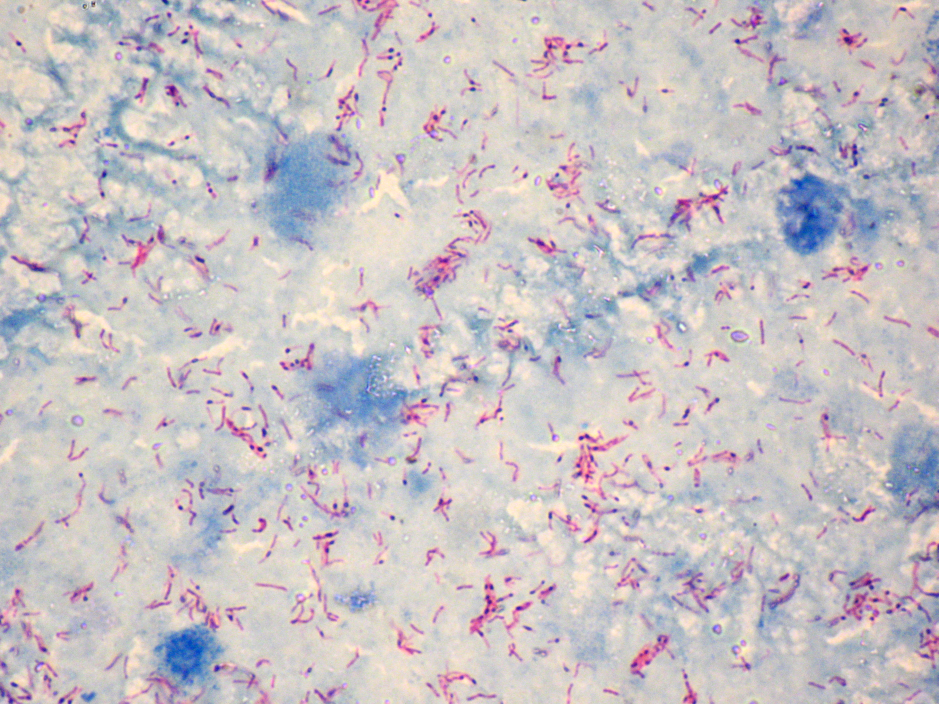
#> input picture datasets/test/test2.png, 2816 x 2112 px, found by its file name (shown at 1/3 size); its folder holds 5 pictures in this run
$ python object_classifier.py ../datasets/test/Tb_UFAM_CFAAD1_1.JPG   (Python 2 division)
#> lines starting #> are read from the running program, lines starting #| are printed output that depends on the picture; after the words box and inside, x2 and y2 are one past the last pixel; in counts of white or black regions, pixels touching at a corner belong together
#> in predict_and_bound, image is the input picture: shape (2112, 2816, 3); mean B, G, R 197, 193.6, 200
### object_classifier/image_modifiers.py
import cv2
import numpy as np

from utils.utils import PIXEL_CLASSIFIER_TEST_INPUT


def denoise_image(image):
    denoised_image = cv2.fastNlMeansDenoisingColored(image, None, 10, 10, 7, 21)
    cv2.imwrite(PIXEL_CLASSIFIER_TEST_INPUT + "denoised_image_.png", denoised_image)
    return denoised_image


def sharpen_image(image):
    kernel = np.array([ [-1,-1,-1], [-1, 9, -1], [-1, -1, -1] ])
    res = cv2.filter2D(image, -1, kernel)
    cv2.imwrite(PIXEL_CLASSIFIER_TEST_INPUT + "sharpened_.jpg", res)
    return res


def adaptive_threshold(image):
    gray = cv2.cvtColor(image, cv2.COLOR_BGR2GRAY)
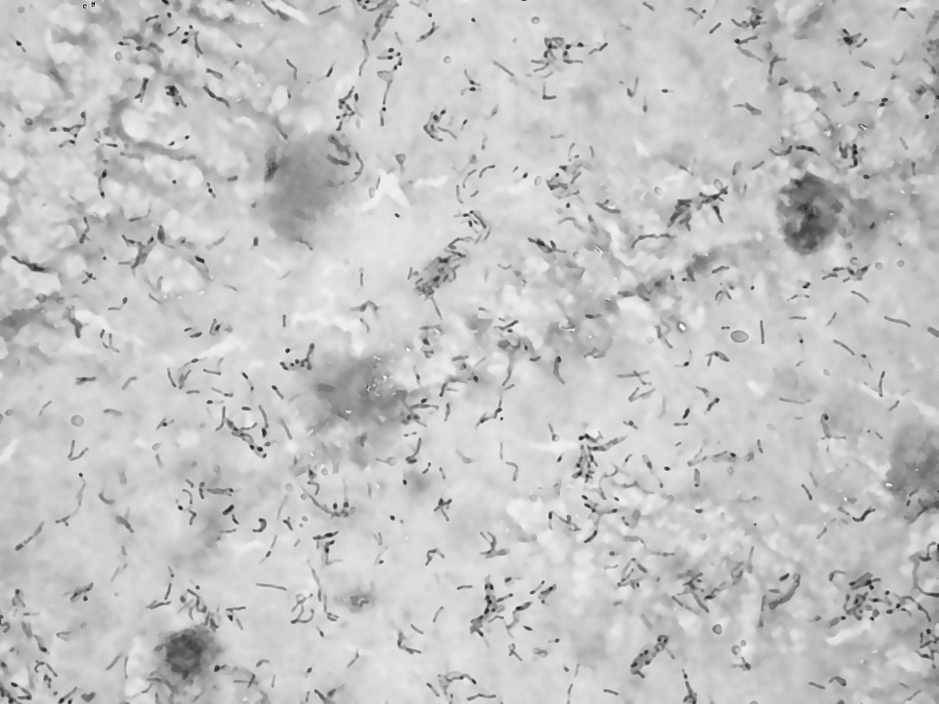
#> gray: shape (2112, 2816) (shown at 1/3 size); min 0, max 255, mean 196
    thresh = cv2.adaptiveThreshold(gray, 255, cv2.ADAPTIVE_THRESH_GAUSSIAN_C, cv2.THRESH_BINARY_INV, 25, 12)
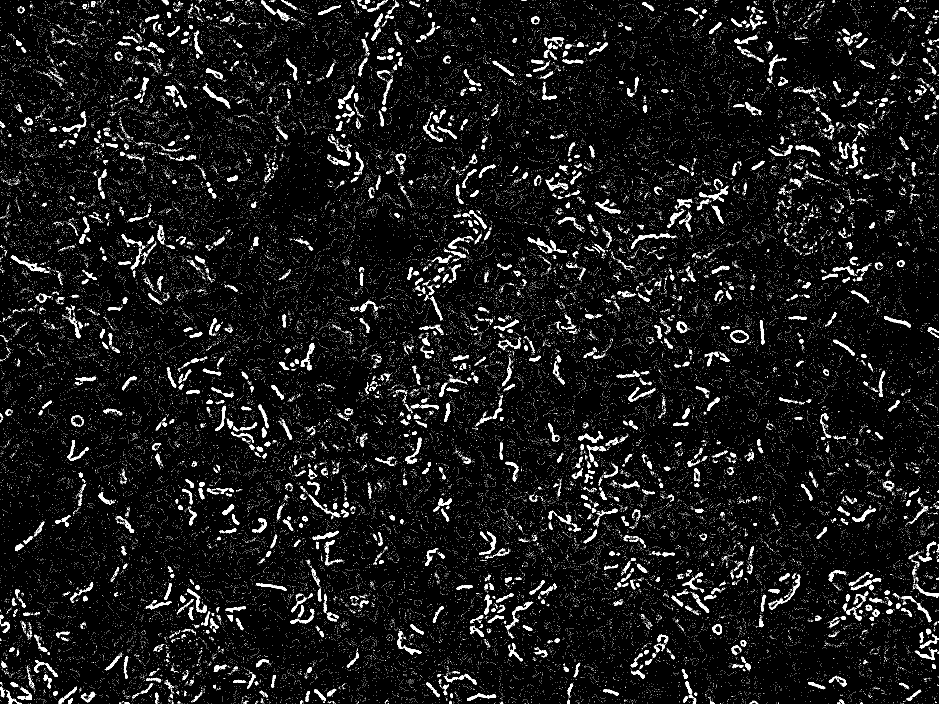
#> thresh: shape (2112, 2816) (shown at 1/3 size); 5% white; 73712 white regions (72267 under 20 px), largest, box (x1, y1, x2, y2) and area: (32, 766, 136, 814) 952, (609, 257, 691, 323) 849, (561, 1766, 621, 1839) 786
    kernel_opening = np.ones((3, 3), np.uint8)
    opening = cv2.morphologyEx(thresh, cv2.MORPH_OPEN, kernel_opening)
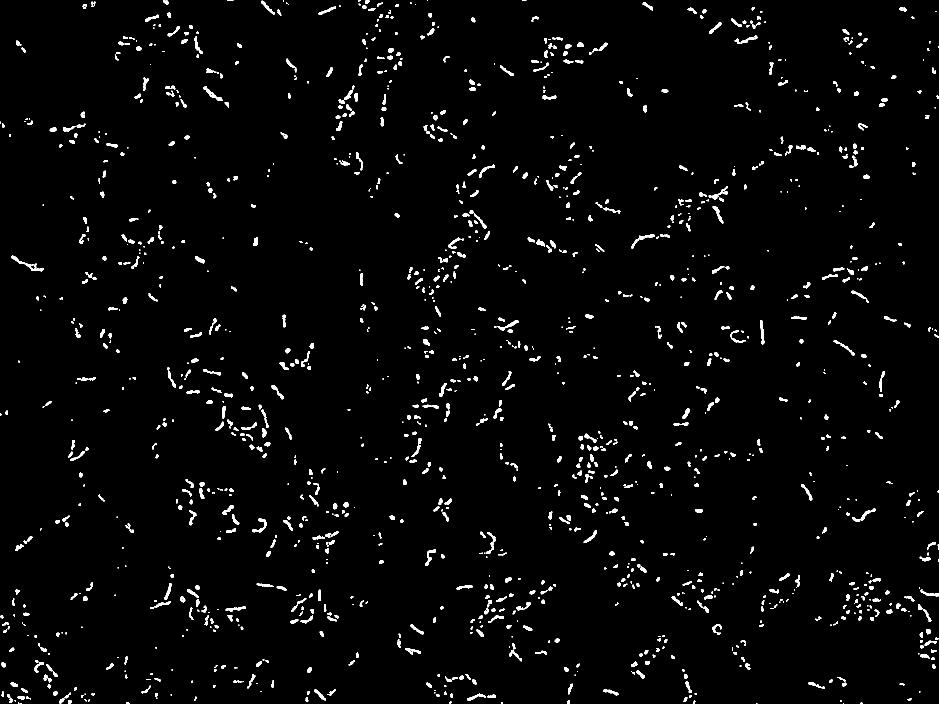
#> opening: shape (2112, 2816) (shown at 1/3 size); 2.2% white; 1606 white regions (406 under 20 px), largest, box (x1, y1, x2, y2) and area: (609, 259, 667, 303) 586, (1893, 704, 1964, 746) 578, (33, 767, 109, 813) 569
    kernel_closing = np.ones((5, 5), np.uint8)
    closing = cv2.morphologyEx(opening, cv2.MORPH_CLOSE, kernel_closing)
#> closing: shape (2112, 2816); 2.3% white; 1293 white regions (232 under 20 px)
    return closing


def region_of_interest(image):
    contours, hierarchy = cv2.findContours(image, cv2.RETR_TREE, cv2.CHAIN_APPROX_SIMPLE)
#> contours = 1295 contours, 349 with area under 20; largest, box (x1, y1, x2, y2) and area: (33, 767, 132, 814) 861, (609, 259, 667, 303) 542, (2557, 1526, 2626, 1565) 507, (1893, 704, 1964, 746) 500, (2126, 558, 2184, 599) 494
    bounded_rectangles = []
    for i in xrange(len(contours)):
        cnt = contours[i]
        x, y, w, h = cv2.boundingRect(cnt)
        nx = x-5 if x > 5 else 0
        ny = y-5 if y > 5 else 0
        nw = w+10 if nx + w + 10 < image.shape[1] else image.shape[1]-1
        nh = h+10 if ny + h + 10 < image.shape[0] else image.shape[0]-1
        rect = (nx, ny, nw,  nh)
        bounded_rectangles.append(rect)
        # print x,y,w,h
        cv2.rectangle(image, (nx, ny), (nx+nw, ny+nh), (255, 255, 255), 2)
#> this loop made 1295 passes
#> (x, y, w, h, nx, ny, nw, nh) on passes 3 to 5: (2582, 2108, 6, 4, 2577, 2103, 16, 2111), (54, 2108, 12, 4, 49, 2103, 22, 2111), (1503, 2107, 6, 5, 1498, 2102, 16, 2111)
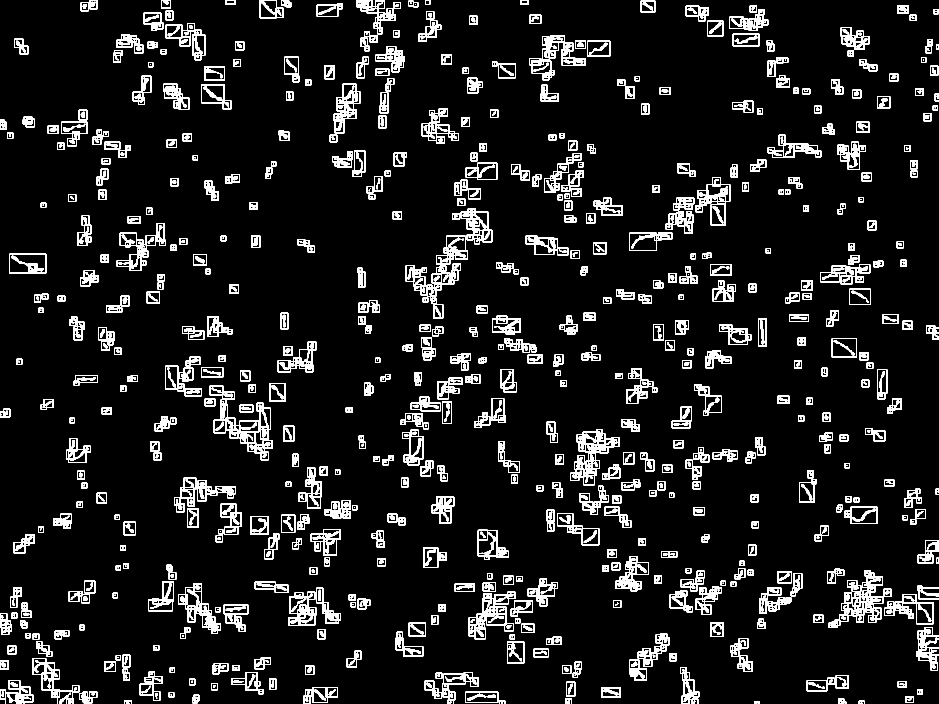
#> image: shape (2112, 2816) (shown at 1/3 size); 7.8% white; 1259 white regions (118 under 20 px), largest, box (x1, y1, x2, y2) and area: (628, 1157, 818, 1381) 7107, (1710, 1287, 1859, 1456) 7068, (2485, 1711, 2650, 1884) 6830
#> after the loop, bounded_rectangles = 1295 items, first 6: (2524, 2105, 13, 2111), (2264, 2105, 13, 2111), (2577, 2103, 16, 2111), (49, 2103, 22, 2111), (1498, 2102, 16, 2111), (373, 2102, 21, 2111)
    cv2.imwrite(PIXEL_CLASSIFIER_TEST_INPUT + "rectangle_.png", image)
    return bounded_rectangles

### utils/utils.py
import cv2
import csv
import logging

DATA_SET_DIR = "/home/mohit/Classification-of-Mycobaterial-tuberculosis/datasets/"

DATA_SET_TRAIN = DATA_SET_DIR + "train/"

DATA_SET_TRAIN_POSITIVE = DATA_SET_TRAIN + "batch_positive/"
DATA_SET_TRAIN_NEGATIVE = DATA_SET_TRAIN + "batch_negative/"

DATA_SET_TRAIN_POSITIVE_ = DATA_SET_TRAIN + "positive/"
DATA_SET_TRAIN_NEGATIVE_ = DATA_SET_TRAIN + "negative/"

PIXEL_CLASSIFIER_TEST_INPUT = DATA_SET_DIR + "test/"

TEST_FILE_1 = "test1.png"
LARGE_TEST_FILE = "test2.png"

INF_COMPACTNESS_VALUE = 10.0

FEATURES_LOCATION = "/home/mohit/Classification-of-Mycobaterial-tuberculosis/features.csv"
FEATURES_ORDER = ["compactness", "eccentricity", "nu11", "nu12", "nu21", "nu02", "nu20", "nu03", "nu30"]


# [13 lines left out: function save_features_in_csv, not called in this run]


def get_largest_contour(image):
    image_gray = cv2.cvtColor(image, cv2.COLOR_BGR2GRAY)
    ret, thresh = cv2.threshold(image_gray, 150, 255, 0)
    contours, hierarchy = cv2.findContours(thresh, cv2.RETR_TREE, cv2.CHAIN_APPROX_SIMPLE)
    max_area = 0
    max_index = 0
    for contour_index in range(len(contours)):
        contour_area = cv2.contourArea(contours[contour_index])
        if contour_area > max_area and len(contours) >= 5:
            max_area = contour_area
            max_index = contour_index
    if len(contours) > 0:
        return contours[max_index]
    else:
        return None


def get_contour_area(contour):
    return cv2.contourArea(contour=contour)


def get_contour_arch_length(contour):
    return cv2.arcLength(contour, closed=True)


def get_eccentricity(contour):
    ellipse = cv2.fitEllipse(contour)
    b = ellipse[1][0]
    a = ellipse[1][1]
    return (1 - (b**2/a**2))**0.5


def get_contour_moments(contour):
    moments = cv2.moments(contour)
    norm_moments = {}
    for key in moments:
        if 'nu' in key:
            norm_moments[key] = moments[key]
    return norm_moments


def get_features_labels_from_csv():
    features = []
    labels = []
    with open(FEATURES_LOCATION, 'rb') as f:
        reader = csv.reader(f)
        for row in reader:
            labels.append(row[-1])
            row = row[:-1]
            features_tuple = []
            for feature in row:
                features_tuple.append(float(feature))
            features.append(features_tuple)
        f.close()
    return features, labels

### data_processor/feature_extractor.py
import os
from PIL import Image
import cv2
import logging

from utils.utils import DATA_SET_TRAIN_POSITIVE_, DATA_SET_TRAIN_NEGATIVE_, FEATURES_LOCATION, save_features_in_csv, \
    get_largest_contour, get_contour_arch_length, get_contour_area, get_eccentricity, get_contour_moments, \
    INF_COMPACTNESS_VALUE


def get_features_from_image(image):
    """
    Return features of the largest contour (Assuming it will be the bacteria in this image or background.
    :param image: Input image.
    :return: list of features.
    """
    largest_contour = get_largest_contour(image)
    if largest_contour is not None:
        contour_area = get_contour_area(largest_contour)
        contour_arch_length = get_contour_arch_length(largest_contour)
        if contour_area > 0:
            compactness = contour_arch_length / contour_area
        else:
            return None
        eccentricity = get_eccentricity(largest_contour)
        moments = get_contour_moments(largest_contour)
        features = {"moments": moments, "compactness": compactness, "eccentricity": eccentricity}
        return features
    else:
        return None


# [27 lines left out: function extract_features, not called in this run]

# [2 lines that do not run on import are left out]

### classifiers/adaboost.py
from sklearn.ensemble import AdaBoostClassifier
from sklearn.tree import DecisionTreeClassifier
from utils.utils import get_features_labels_from_csv


def adaboost_classifier(features):
    train_features, labels = get_features_labels_from_csv()
    bdt = AdaBoostClassifier(DecisionTreeClassifier(max_depth=1), n_estimators=200)
    bdt.fit(train_features, labels)
    return bdt.predict([features])

### object_classifier/object_classifier.py
import cv2
import sys
from utils.utils import LARGE_TEST_FILE, PIXEL_CLASSIFIER_TEST_INPUT, FEATURES_ORDER
from classifiers import predict_roi, adaboost, decision_trees, gradient_boosting, multilayer_perceptron
from image_modifiers import denoise_image, sharpen_image, adaptive_threshold, region_of_interest
from data_processor import feature_extractor
import logging


def classify_rectangle(rectangle, image):
    x, y, h, w = rectangle
    classifier_name = sys.argv[1]
    roi = image[y: y + h, x: x + w]
    roi_ = cv2.resize(roi, None, fy=5, fx=5, interpolation=cv2.INTER_LINEAR)
    try:
        features_map = feature_extractor.get_features_from_image(roi_)
        if features_map is None:
            return [2]
        features = []
        for feature in FEATURES_ORDER:
            if feature in features_map:
                features.append(features_map[feature])
            else:
                features.append(features_map["moments"][feature])
        if classifier_name == "nb":
            return predict_roi.classify_region_of_interest(features)
        elif classifier_name == "mlp":
            return multilayer_perceptron.mlp_classifier(features)
        elif classifier_name == "dt":
            return decision_trees.decision_tree_classifier(features)
        elif classifier_name == "gdb":
            return gradient_boosting.gradient_boosting_classifier(features)
        else:
            return adaboost.adaboost_classifier(features)
    except:
        return [2]


def predict_and_bound():
    image = cv2.imread(PIXEL_CLASSIFIER_TEST_INPUT + LARGE_TEST_FILE)
    # denoise -> sharpen -> segment.
    denoised_image = denoise_image(image)
    sharpened_image = sharpen_image(denoised_image)
    segmented_image = adaptive_threshold(sharpened_image)
    cv2.imwrite(PIXEL_CLASSIFIER_TEST_INPUT + "segmented_.png", segmented_image)
    # classify and draw bounded rectangles.
    region_of_interest_ = region_of_interest(segmented_image)
#> region_of_interest_ has the same summary as bounded_rectangles in region_of_interest
    for rectangle in region_of_interest_:
        x, y, w, h = rectangle
        positive = classify_rectangle(rectangle, image)
        positive = int(positive[0])
        if positive == 1:
            cv2.rectangle(image, (x, y), (x+w, y+h), (0, 255, 0), 2)
        elif positive == 0:
            cv2.rectangle(image, (x, y), (x+w, y+h), (255, 0, 0), 2)
        else:
            logging.info("Received 2.")
#> this loop made 1295 passes
#> rectangle on passes 8 to 10: (2076, 2097, 17, 2111), (2516, 2096, 15, 14), (1697, 2096, 17, 2111)
#> pass 3, in classify_rectangle (call 3), `roi_ = cv2.resize(roi, None, fy=5, fx=5, interpolation=cv2.INTER_LINEAR)`:
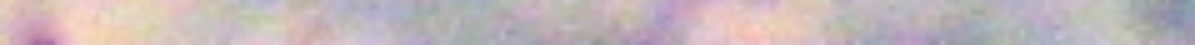
#> roi_: shape (45, 1195, 3); mean of channels 0, 1, 2 186.2, 183.5, 196.1; drawn as B, G, R
#> pass 3, in get_largest_contour (call 3), `image_gray = cv2.cvtColor(image, cv2.COLOR_BGR2GRAY)`:
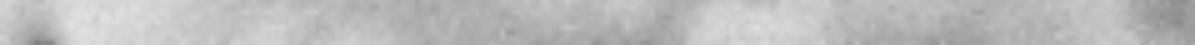
#> image_gray: shape (45, 1195); min 129, max 226, mean 187.6
#> pass 3, in get_largest_contour (call 3), `ret, thresh = cv2.threshold(image_gray, 150, 255, 0)`:
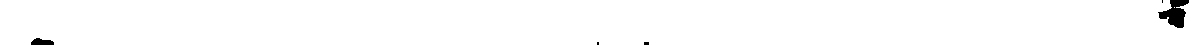
#> thresh: shape (45, 1195); 98.8% white; 5 black regions (3 under 20 px), largest, box (x1, y1, x2, y2) and area: (1158, 0, 1189, 28) 475, (31, 38, 54, 45) 120
    cv2.imwrite(PIXEL_CLASSIFIER_TEST_INPUT + "final_.png", image)

if __name__ == '__main__':
    predict_and_bound()
